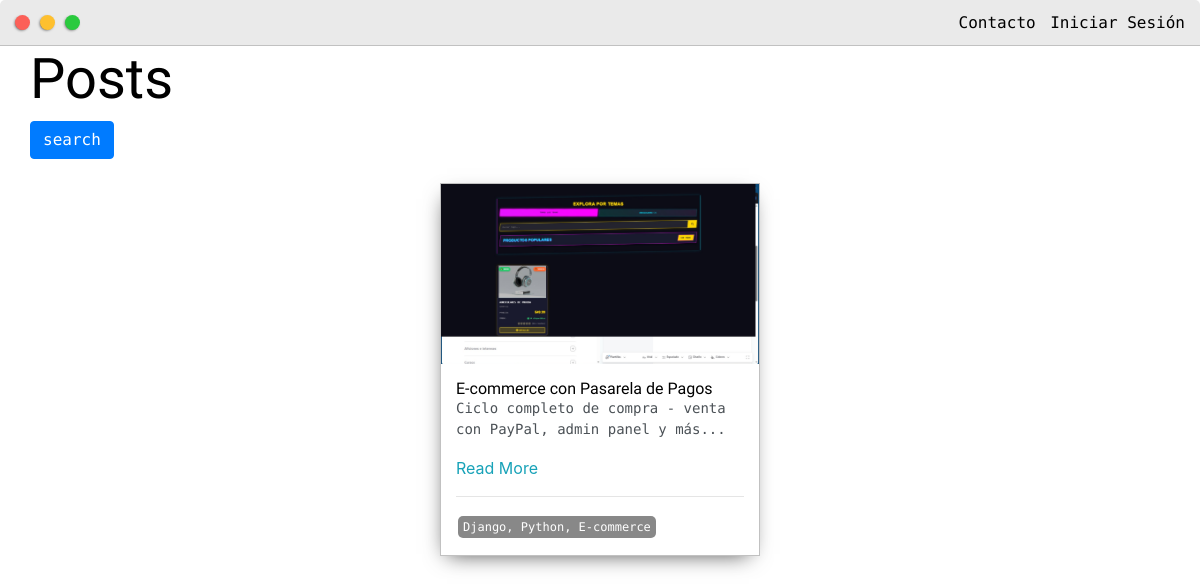
/posts/, run on the app's committed database.
### base/models.py (models this page shows, shortened)
class Post(models.Model):
    headline = models.CharField(max_length=200)
    sub_headline = models.CharField(max_length=200, null=True, blank=True)
    thumbnail = models.CharField(max_length=200, null=True, blank=True, default="placeholder.png")
    body = models.TextField(null=True, blank=True)
    created = models.DateTimeField(auto_now_add=True)
    active = models.BooleanField(default=False)
    featured = models.BooleanField(default=False)
    tags = models.ManyToManyField(Tag, blank=True)
    slug = models.SlugField(null=True, blank=True)
    project_url = models.URLField(null=True, blank=True)

class Tag(models.Model):
    name = models.CharField(max_length=200)
    def __str__(self):
        return self.name

### base/views.py (the view)
def posts(request):
    posts_list = Post.objects.filter(active=True)
    page = request.GET.get('page')
    paginator = Paginator(posts_list, 5)
    try:
        posts = paginator.page(page)
    except PageNotAnInteger:
        posts = paginator.page(1)
    except EmptyPage:
        posts = paginator.page(paginator.num_pages)
    return render(request, 'base/posts.html', {'posts': posts})

### base/templates/base/posts.html (shortened to what this page needs)
{% extends 'base/main.html' %}
{% load static %}
{% load crispy_forms_tags %}
{% block content %}
<div class="main-container">
	<h1>Posts</h1>
	<form id="searchForm" method="GET">
		<input class="btn btn-primary" type="submit" value="search">
	</form>
	<br>
	<div class="post-wrapper">
		{% for post in posts %}
		<div>
			<div class="post">
				<img class="thumbnail" src="{% static 'images/' %}{{ post.thumbnail }}" alt="{{ post.headline }}">
				<div class="post-preview">
					<h6 class="post-title">{{post.headline}}</h6>
					<p class="post-intro">{{post.sub_headline}}</p>
					<a href="{% url 'post' post.slug %}">Read More</a>
					<hr>
					{% for tag in post.tags.all %}
						<span class="tag">{{tag}}</span>
					{% endfor %}
				</div>
			</div>
		</div>
		{% empty %}
			<h3>No posts found...</h3>
		{% endfor %}
	</div>
</div>
{% endblock content %}

### data on the page
Post: thumbnail (picture), headline "E-commerce con Pasarela de Pagos", sub_headline "Ciclo completo de compra - venta con PayPal, admin panel y más..."
Tag: name "Django, Python, E-commerce"
